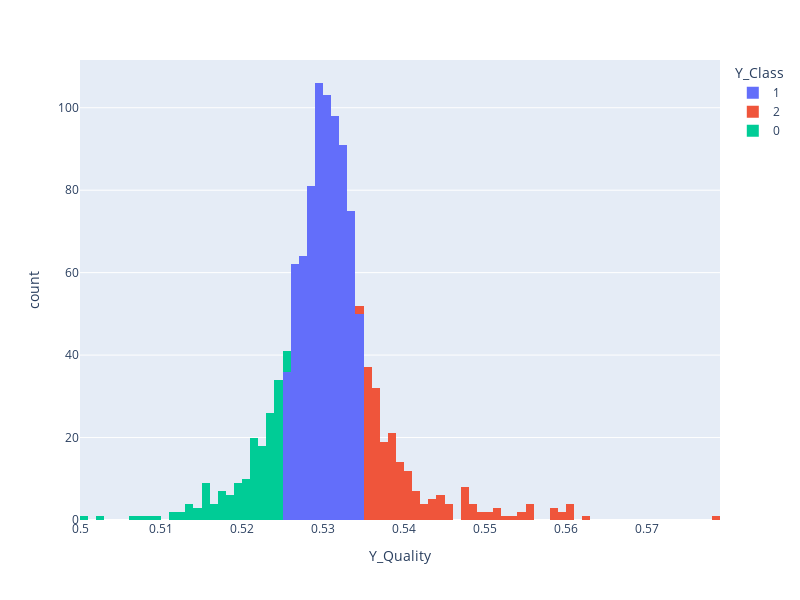

The notebook cell saved with this chart:
### Code cell
fig = px.histogram(data, x="Y_Quality", color="Y_Class", width=800, height=600) # nbins=20
fig.show()

### Figure 1 — Plotly figure (JSON) as saved in the notebook; plotly's stock layout.template omitted (floating-point values rounded to 4 significant figures; data arrays with more than 128 entries replaced by an {"elided": "..."} marker saying what was removed)
{"data": [{"alignmentgroup": "True", "bingroup": "x", "hovertemplate": "Y_Class=1<br>Y_Quality=%{x}<br>count=%{y}<extra></extra>", "legendgroup": "1", "marker": {"color": "#636efa", "pattern": {"shape": ""}}, "name": "1", "offsetgroup": "1", "orientation": "v", "showlegend": true, "type": "histogram", "x": {"elided": "766 float values"}, "xaxis": "x", "yaxis": "y"}, {"alignmentgroup": "True", "bingroup": "x", "hovertemplate": "Y_Class=2<br>Y_Quality=%{x}<br>count=%{y}<extra></extra>", "legendgroup": "2", "marker": {"color": "#EF553B", "pattern": {"shape": ""}}, "name": "2", "offsetgroup": "2", "orientation": "v", "showlegend": true, "type": "histogram", "x": {"elided": "201 float values"}, "xaxis": "x", "yaxis": "y"}, {"alignmentgroup": "True", "bingroup": "x", "hovertemplate": "Y_Class=0<br>Y_Quality=%{x}<br>count=%{y}<extra></extra>", "legendgroup": "0", "marker": {"color": "#00cc96", "pattern": {"shape": ""}}, "name": "0", "offsetgroup": "0", "orientation": "v", "showlegend": true, "type": "histogram", "x": {"elided": "165 float values"}, "xaxis": "x", "yaxis": "y"}], "layout": {"barmode": "relative", "height": 600, "legend": {"title": {"text": "Y_Class"}, "tracegroupgap": 0}, "margin": {"t": 60}, "width": 800, "xaxis": {"anchor": "y", "autorange": true, "domain": [0, 1], "range": [0.5, 0.579], "title": {"text": "Y_Quality"}, "type": "linear"}, "yaxis": {"anchor": "x", "autorange": true, "domain": [0, 1], "range": [0, 111.6], "title": {"text": "count"}}}}
